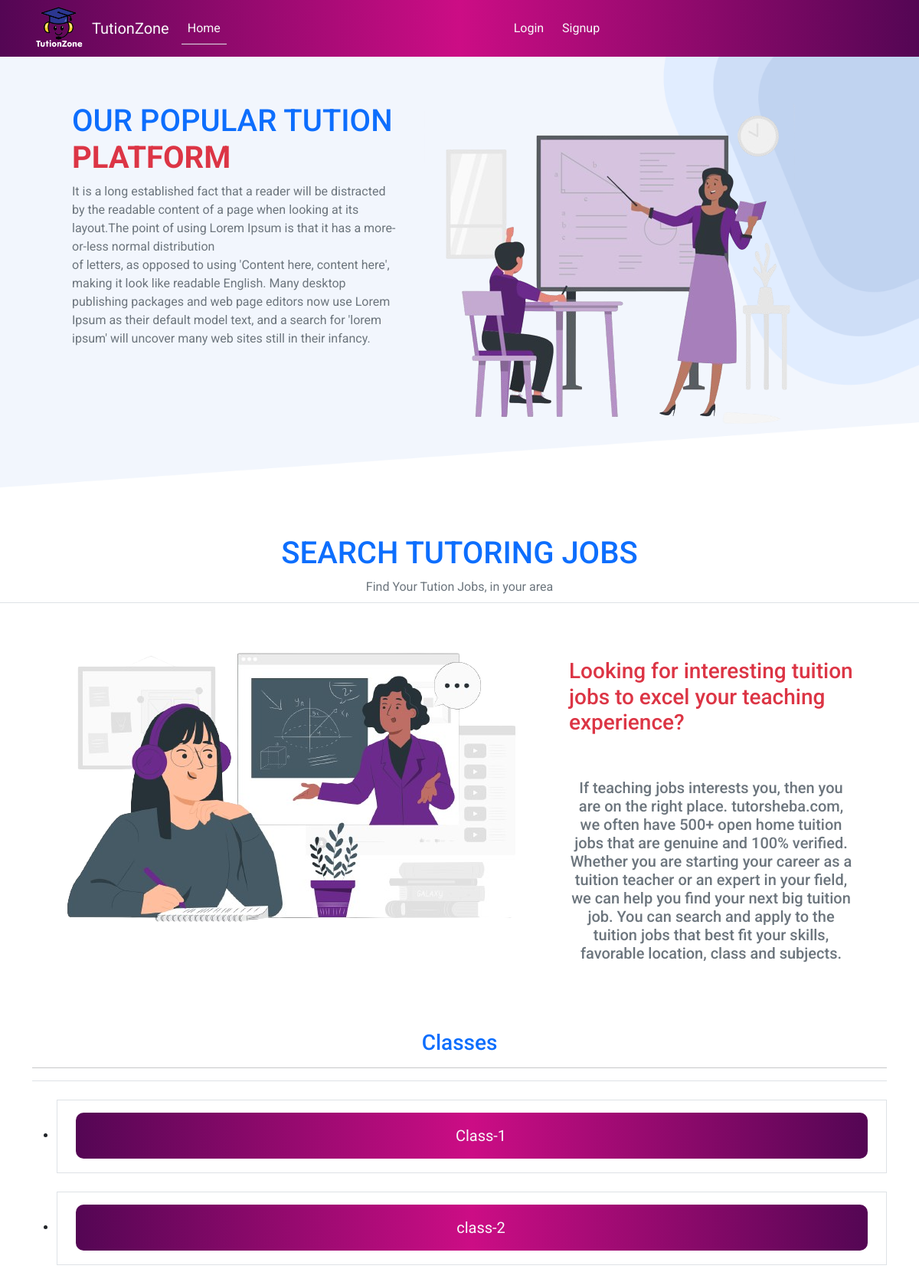
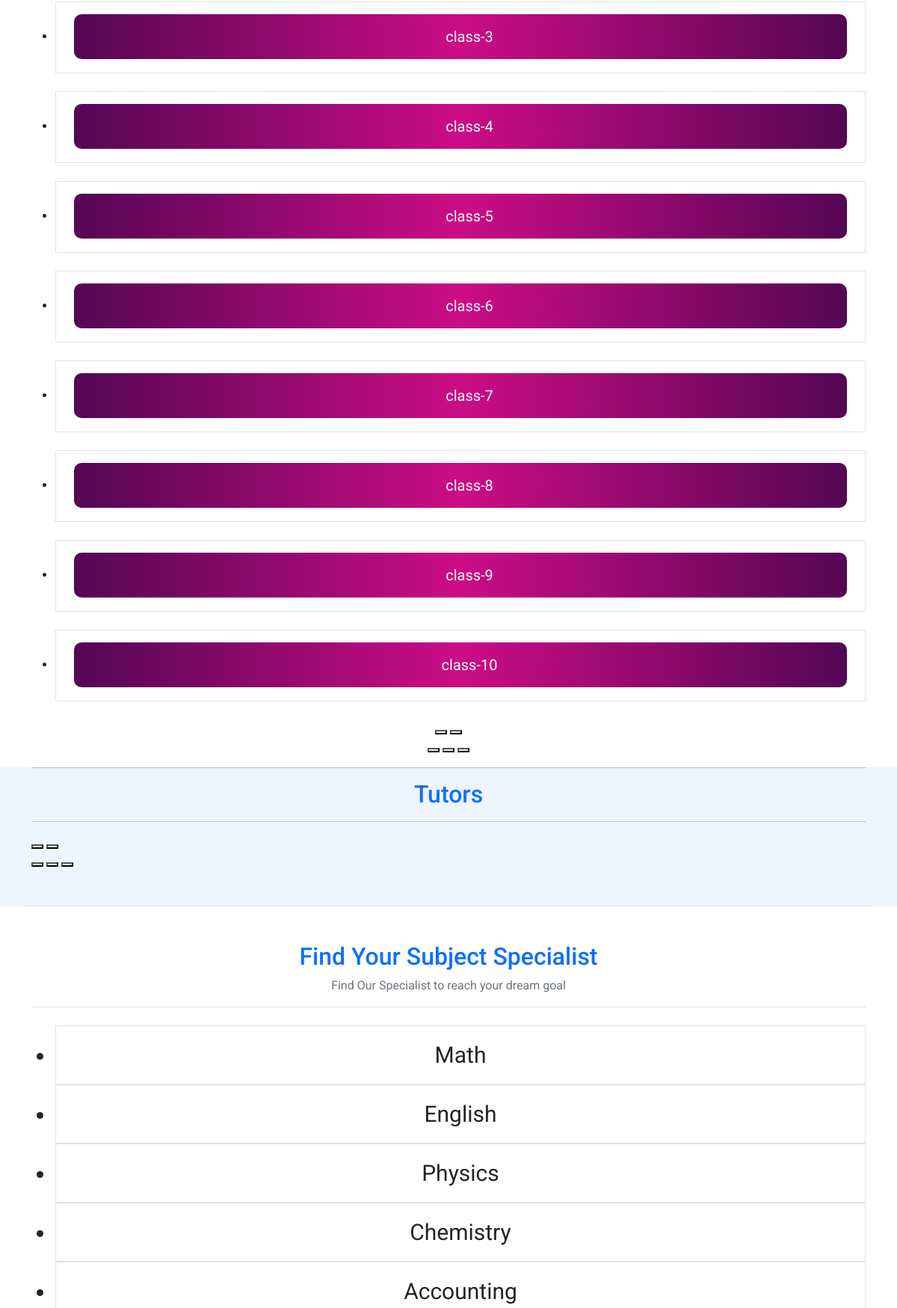
/category/class-1/ (upper part), run on the app's committed database (2 pictures, top to bottom).
### categorybyclasses/models.py (models this page shows, shortened)
class CategoryByClasses(models.Model):
    name = models.CharField(max_length =30)
    slug = models.SlugField(max_length =40)

### tutionzone/views.py (the view)
# urls.py: 2. Add a URL to urlpatterns:  path('', views.home, name='home')
def home(request ,Category_slug =None):
    data = AddTutors.objects.all()
    form = CategoryByClasses.objects.all()
    if Category_slug is not None:
        class_category = CategoryByClasses.objects.get(slug = Category_slug)
        data = AddTutors.objects.filter(class_category=class_category)
    return render(request, 'home.html',{'data':data , 'category':form})

### templates/home.html (shortened to what this page needs)
{% extends "base.html" %}
{% load static %}
{% block content %}
<div style="background-image: url({% static 'bg.PNG'%});
background-size: cover;
background-position: center;
background-repeat: no-repeat;
width: 100%;
">
  <div class="top-part  p-5 mb-5  container d-flex justify-content-between">
      <div class="top-part1 p-3">
          <h1 class="text-primary ">OUR POPULAR TUTION <strong class='text-danger'>PLATFORM</strong> </h1>
          <p class="text-secondary ">It is a long established fact that a reader will be distracted by the readable content of a page when looking at its layout.The point of using Lorem Ipsum is that it has a more-or-less normal distribution <br> of letters, as opposed to using 'Content here, content here', making it look like readable English. Many desktop publishing packages and web page editors now use Lorem Ipsum as their default model text, and a search for 'lorem ipsum' will uncover many web sites still in their infancy.  </p>
      </div>
      <div class="top-part2 p-3">
          <img class="bouncing-image " src="{% static 'tution.png' %}" alt="tution-img" />
      </div>
  </div>
</div>
<div class="">
  <h1 class="text-primary  text-center">SEARCH TUTORING JOBS</h1>
    <p class="text-secondary text-center border-bottom pb-2 ">Find Your Tution Jobs, in your area</p>
    <div class="jobs-part container d-flex justify-content-between p-2">
          <div>
            <img class="bouncing-image p-3" src="{% static 'jobs.png' %}" alt="tution-img" />
          </div>
        <div>
            <h3 class="text-danger ps-5 mt-5">Looking for interesting tuition jobs to excel your teaching experience?</h3>
            <p class="text-secondary p-5 h5 text-center">If teaching jobs interests you, then you are on the right place. tutorsheba.com, we often have 500+ open home tuition jobs that are genuine and 100% verified. Whether you are starting your career as a tuition teacher or an expert in your field, we can help you find your next big tuition job. You can search and apply to the tuition jobs that best fit your skills, favorable location, class and subjects.</p>
        </div>
    </div>
  </div>
<div class=" container text-center mt-4">
    <h3 class="text-primary"> Classes</h3><hr>
    <div class="swiffy-slider slider-item-show4 slider-item-reveal pt-4 border-top slider-nav-round slider-nav-dark">
      <ul class="slider-container">
        {% for dt in category %}
          <li class="border text-center p-3 mb-4">
              <div class="form-check   mx-2 " style="background: linear-gradient(90deg,#540654,#cc0d85 50%,#540654 100%,#00d4ff 0); border-radius:10px;">
                  <label class="form-check-label p-2" for="{{dt.id}}">
                      <b><a href="{% url 'Category_slug' dt.slug %}" style="font-size:20px;" class="btn text-light ">{{dt.name}}</a></b>
                  </label>
              </div>
            </li>
        {% endfor %}
      </ul>
      <button type="button" class="slider-nav"></button>
      <button type="button" class="slider-nav slider-nav-next"></button>
      <div class="slider-indicators">
        <button class="active"></button>
        <button></button>
        <button></button>
      </div>
    </div>
</div>
<div style="background:#EEF5FF;">
  <div class="swiffy-slider slider-item-show3 slider-nav-round slider-nav-outside container border-bottom pb-5">
      <hr>
      <h2 class='text-center text-primary '>Tutors</h2>
      <hr>
      <button type="button" class="slider-nav "></button>
      <button type="button" class="slider-nav slider-nav-next "></button>
      <div class="slider-indicators">
          <button class=" active"></button>
          <button ></button>
          <button ></button>
      </div>
  </div>
</div>
<div class="subjects container mt-5">
  <h2 class="text-center text-primary">Find Your Subject Specialist</h2>
  <p class="text-center text-secondary">Find Our Specialist to reach your dream goal</p>
  <div class="swiffy-slider slider-item-show4 slider-item-reveal pt-4 border-top slider-nav-round slider-nav-dark">
    <ul class="slider-container">
      <li class="border text-center p-3" style="font-size:30px;">Math</li>
      <li class="border text-center p-3" style="font-size:30px;">English</li>
      <li class="border text-center p-3" style="font-size:30px;">Physics</li>
      <li class="border text-center p-3" style="font-size:30px;">Chemistry</li>
      <li class="border text-center p-3" style="font-size:30px;">Accounting</li>
    </ul>
  </div>
</div>
{% endblock content %}

### templates/base.html (shortened to what this page needs)
<!doctype html>
<html lang="en">
    <head>
        {% load static %}
        <link href="https://cdn.jsdelivr.net/npm/swiffy-slider@1.6.0/dist/css/swiffy-slider.min.css" rel="stylesheet">
        <link
            href="https://cdn.jsdelivr.net/npm/bootstrap@5.3.2/dist/css/bootstrap.min.css"
            rel="stylesheet"
        />
        <link href="{% static 'style.css' %}" rel="stylesheet"/>
    </head>
    <body>
      <header class="banner" style="padding-bottom:70px">
        <nav class="navbar fixed-top navbar-expand-lg text-light"   >
          <div class="container">
            <img class=" text-light" width="70px" src="{% static 'logos.png'%}" alt="logo" />
            <a class="navbar-brand text-light ms-2" href="{% url 'homepage' %}">TutionZone</a>
            <div class="collapse navbar-collapse" id="navbarSupportedContent">
              <ul class="navbar-nav me-auto mb-2 mb-lg-0">
                <li class="nav-item">
                  <a class="nav-link text-light border-bottom" href="{% url 'homepage' %}">Home</a>
                </li>
              </ul>
              <ul class="navbar-nav me-auto mb-2 mb-lg-0">
                  {% if user.is_authenticated %}
                  <li class="nav-item me-3">
                      <a class="nav-link  text-light" aria-current="page" href="{% url 'profile'%}">Profile</a>
                    </li>
                    <li class="nav-item">
                      <a class="nav-link text-light " href="{% url 'logout' %}">Logout</a>
                    </li>
                  {% else %}
                  <li class="nav-item">
                    <a class="nav-link text-light me-2" aria-current="page" href="{% url 'login' %}">Login</a>
                  </li>
                  <li class="nav-item">
                    <a class="nav-link text-light" href="{% url 'register' %}">Signup</a>
                  </li>
                  {%endif%}
                </ul>
            </div>
          </div>
      </nav>
      </header>
        {% block content %}
        {% endblock content %}
    </body>
</html>

### static/style.css (style rules this page uses)
body { margin: 0; padding: 0; }
.navbar { background-color: rgba(255, 255, 255, 0.8); }

### templates/base.html (style rules this page uses)
body { font-family: 'Montserrat', sans-serif; font-family: 'Roboto', sans-serif; }
nav { background: linear-gradient(90deg,#540654,#cc0d85 50%,#540654 100%,#00d4ff 0); }

### templates/home.html (style rules this page uses)
.bouncing-image { animation: bounce 1s infinite; }

### data on the page
CategoryByClasses: name "Class-1"
CategoryByClasses: name "class-2"
CategoryByClasses: name "class-3"
CategoryByClasses: name "class-4"
CategoryByClasses: name "class-5"
CategoryByClasses: name "class-6"
CategoryByClasses: name "class-7"
CategoryByClasses: name "class-8"
CategoryByClasses: name "class-9"
CategoryByClasses: name "class-10"
